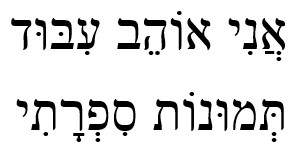
#> input picture iloveimageprocessing.jpg, 294 x 166 px
$ python -i remove.py   (imports and definitions only)
#> lines starting #> are read from the running program, lines starting #| are printed output that depends on the picture; after the words box and inside, x2 and y2 are one past the last pixel; in counts of white or black regions, pixels touching at a corner belong together
import cv2

# This const is used to distinguish letters from demarcation - we assume letters are
# much higher than their width, i.e if h>=this_const * w => it's a letter
HEIGHT_TO_WIDTH_RATIO_THRESHOLD = 1.8

# This const is used to identify Kamatz.
# It is elaborated in the function: is_kamatz
KAMATZ_LEG_INDENT_RATIO = 0.25

# This const is used to identify Kamatz.
# Most Kamatzs have a shape of a square, this const sets the threshold of the difference
# between the height and the width of the expected kamatzs
KAMATZ_HEIGHT_TO_WIDTH_DIFFERENCE = 2

# This const is used to identify Kamatz.
# This const sets the expected number of corners a surrounding polygon of Kamatz
# will have. When using a polygon which its perimeter is close to the Kamatz's up to 0.5%
# of the Kamatz's perimeter, the typical number of corners is at least 8 (according to
# our observations)
KAMATZ_NUMBER_OF_POLYGON_CORNERS = 8

# Whether to blur the image before identifying demarcation. Use in cases where font is not "smooth" enough to prevent
# getting "holes" inside letters in the output.
# Default is False since in most cases it provides much better results.
BLUR_IMAGE = False

# Assuming background is white
BACKGROUND_COLOR = 255


def remove_demarcation(img):
    contours, small_contours = get_contours_and_indexes_of_small_contours(img)

    erase_contours(img, small_contours, contours)

    # Now, we may still have some Kamatz-s left in the image
    # So, we want to get all the small components in the erased image and filter them out
    contours, small_contours = get_contours_and_indexes_of_small_contours(img)

    kamatzs = get_kamatzs(small_contours, contours)

    erase_contours(img, kamatzs, contours)

    return img


def get_contours_and_indexes_of_small_contours(img):
    binary_img = apply_otsu(img)

    contours = get_contours(binary_img)

    contours_by_height = sort_contours_by_height(contours)

    index_of_max_difference = get_index_of_max_difference(contours_by_height)

    # get "small" contours: all contours which are below the index of max difference
    small_contours = [index for index, size in contours_by_height[:index_of_max_difference]]

    # we filter-out all the contours that are much higher than their width
    small_contours = filter_small_contours_by_width(small_contours, contours)

    return contours, small_contours


def apply_otsu(img):
    if BLUR_IMAGE:
        img = cv2.GaussianBlur(img, (3, 3), 0)
    _, img = cv2.threshold(img, 0, 255, cv2.THRESH_BINARY_INV + cv2.THRESH_OTSU)
    return img


def get_contours(img):
    # find both inner and outer contours (connected components: letters and demarcation)
    # using chain approximation method
    contours, hierarchy = cv2.findContours(img, cv2.RETR_LIST, cv2.CHAIN_APPROX_SIMPLE)

    return contours


def sort_contours_by_height(contours):
    contours_sizes = []
    for index, cnt in enumerate(contours):
        _, _, _, height = cv2.boundingRect(cnt)
        contours_sizes.append([index, height])

    # sort them by the height
    contours_sizes.sort(key=lambda x: x[1])

    return contours_sizes


def get_index_of_max_difference(contours_sizes):
    # In this method we iterate over the contours (sorted by some size)
    # and for each two adjacent sizes in the list we calculate the difference.
    # Then, we determine the index in which the difference is the most significant.
    # Now we can assume: all the contours before this index are more likely to be the demarcation,
    # and all the contours after the index are more likely to be the letters
    index_of_max_difference = 0
    current_max_difference = 0
    for i in range(1, len(contours_sizes)):
        if contours_sizes[i - 1][1] != 0:
            size_difference = contours_sizes[i][1] / contours_sizes[i - 1][1]
            if size_difference > current_max_difference:
                current_max_difference = size_difference
                index_of_max_difference = i

    return index_of_max_difference


def filter_small_contours_by_width(indexes, contours):
    new_indexes = []
    for index in indexes:
        _, _, w, h = cv2.boundingRect(contours[index])
        # if its much higher than its width, ignore it
        if h >= HEIGHT_TO_WIDTH_RATIO_THRESHOLD * w:
            pass
        else:
            new_indexes.append(index)

    return new_indexes


def erase_contours(img, indexes, contours):
    for index in indexes:
        erase_contour(img, contours, index)


def erase_contour(img, contours, index):
    # erase the edges and a little bit outside the contour to avoid noise
    cv2.drawContours(img, contours, index, BACKGROUND_COLOR, 2)
    # erase the inner side of the contour
    cv2.drawContours(img, contours, index, BACKGROUND_COLOR, -2)


def get_kamatzs(indexes, contours):
    return [index for index in indexes if is_kamatz(contours[index])]


def is_kamatz(contour):
    # From all the small contours left, kamatz will have:
    #   1) a more complex polygon than other symbols (with at least 8 corners)
    #   2) the shape of the rectangle around it will be more square than others
    # To prevent misidentifying the letter Yod with Kamatz, we check if the most-right
    # point of the contour (A in example) is far enough from the most-right point in the bottom part
    # of the contour (B in example), i,e we check how much the leg of the symbol is "indented".
    # Example:
    #
    #   This is a typical shape of Yod:
    #
    #   * * * * A
    #   * * * * *
    #         * *
    #         * B
    #         * *
    #
    #   This is a typical shape of Kamatz:
    #
    #   * * * * * A
    #   * * * * * *
    #       * B
    #       * *
    #
    #   Usually, the x coordinate of A and B will be closer in Yod (the leg will be less indented)
    #   and further in Kamatz (more indented).
    #   The distance between them is relative to the width, and is set by the const KAMATZ_LEG_INDENT_RATIO
    #   which is set to 0.25 by default

    perimeter = cv2.arcLength(contour, True)
    approx = cv2.approxPolyDP(contour, 0.005 * perimeter, True)
    _, _, w, h = cv2.boundingRect(contour)

    most_right_x, _ = tuple(contour[contour[:, :, 0].argmax()][0])
    _, most_bottom_y = tuple(contour[contour[:, :, 1].argmax()][-1])
    # consider the bottom row a little bit higher than the actual bottom row
    # as we can see in the example - B is not in the most bottom row
    # this is used to generalize more fonts
    bottom_y = int(most_bottom_y - 0.25 * h)
    bottom_row_xs = [contour[i][0][0] for i in range(len(contour)) if
                     is_point_inside_contour((contour[i][0][0], bottom_y), contour)]
    most_right_x_in_bottom_row = max(bottom_row_xs)

    bottom_and_right_are_close = most_right_x - most_right_x_in_bottom_row < KAMATZ_LEG_INDENT_RATIO * w

    return len(approx) >= KAMATZ_NUMBER_OF_POLYGON_CORNERS \
           and abs(w - h) <= KAMATZ_HEIGHT_TO_WIDTH_DIFFERENCE \
           and not bottom_and_right_are_close


def is_point_inside_contour(point, contour):
    return cv2.pointPolygonTest(contour, point, False) >= 0

>>> import cv2
>>> picture = cv2.imread('iloveimageprocessing.jpg', cv2.IMREAD_GRAYSCALE)
#> picture is the input picture: shape (166, 294); min 0, max 255, mean 227.9
>>> result = remove_demarcation(picture)
#> in apply_otsu, `_, img = cv2.threshold(img, 0, 255, cv2.THRESH_BINARY_INV + cv2.THRESH..`:
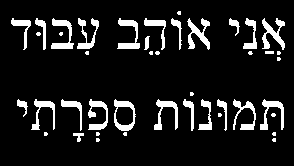
#> img: shape (166, 294); 10.5% white; 43 white regions (18 under 20 px)
#> in get_contours, `contours, hierarchy = cv2.findContours(img, cv2.RETR_LIST, cv2.CHAIN_A..`: contours = 44 contours, 19 with area under 20; largest, box (x1, y1, x2, y2) and area: (114, 99, 136, 131) 521, (115, 106, 134, 126) 301, (262, 18, 285, 50) 254, (187, 18, 210, 50) 252, (51, 18, 74, 49) 226
#> the loop in sort_contours_by_height, `for index, cnt in enumerate(contours):` made 44 passes
#> height on passes 1 to 12: 4, 4, 9, 4, 4, 4, 4, 4, 4, 20, 31, 31
#> (cnt, height) on pass 25: ([[265, 51], [265, 53], [273, 53], [273, 51]], 3)
#> after the loop in sort_contours_by_height, `for index, cnt in enumerate(contours):`: contours_sizes = 44 pairs, first value 0 to 43, second value 3 to 32
#> in get_contours_and_indexes_of_small_contours, `contours_by_height = sort_contours_by_height(contours)`: contours_by_height has the same summary as contours_sizes in sort_contours_by_height
#> the loop in get_index_of_max_difference, `for i in range(1, len(contours_sizes)):` made 43 passes
#> (size_difference, current_max_difference, index_of_max_difference) on passes 1, 19: (1.33, 1.33, 1), (2.25, 2.25, 19)
#> size_difference on passes 2 to 7: 1, 1, 1, 1, 1, 1
#> after the loop in get_index_of_max_difference, `for i in range(1, len(contours_sizes)):`: current_max_difference = 2.25; index_of_max_difference = 19
#> in get_contours_and_indexes_of_small_contours, `small_contours = [index for index, size in contours_by_height[:index_o..`: small_contours = [24, 0, 1, 3, 4, 5, 6, 7, 8, 21, 22, 23, 25, 26, 27, 28, 30, 31, 43]
#> the loop in filter_small_contours_by_width, `for index in indexes:` made 19 passes
#> (index, w, h) on passes 1, 2, 3, 10, 11, 12, 13, 14, 15, 16, 17, 18: (24, 9, 3), (0, 4, 4), (1, 4, 4), (21, 4, 4), (22, 4, 4), (23, 4, 4), (25, 5, 4), (26, 5, 4), (27, 4, 4), (28, 4, 4), (30, 4, 4), (31, 5, 4)
#> (w, h) on passes 4 to 9: (4, 4), (4, 4), (4, 4), (4, 4), (5, 4), (4, 4)
#> after the loop in filter_small_contours_by_width, `for index in indexes:`: new_indexes has the same summary as small_contours in get_contours_and_indexes_of_small_contours
#> the loop in erase_contours, `for index in indexes:` made 19 passes
#> index on passes 1, 2, 3, 10, 11, 12, 13, 14, 15, 16, 17, 18: 24, 0, 1, 21, 22, 23, 25, 26, 27, 28, 30, 31
#> after the loop in erase_contours, `for index in indexes:`:
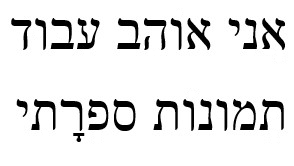
#> img: shape (166, 294); 1.03% of pixels changed, all inside (x1, y1, x2, y2) = (35, 10, 282, 143)
#> in apply_otsu (call 2), `_, img = cv2.threshold(img, 0, 255, cv2.THRESH_BINARY_INV + cv2.THRESH..`:
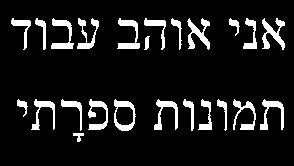
#> img: shape (166, 294); 9.9% white; 24 white regions
#> in get_contours (call 2), `contours, hierarchy = cv2.findContours(img, cv2.RETR_LIST, cv2.CHAIN_A..`: contours = 25 contours; largest, box (x1, y1, x2, y2) and area: (114, 99, 136, 131) 521, (115, 106, 134, 126) 301, (262, 18, 285, 50) 254, (187, 18, 210, 50) 252, (51, 18, 74, 49) 226
#> the loop in sort_contours_by_height (call 2), `for index, cnt in enumerate(contours):` made 25 passes
#> height on passes 1 to 12: 9, 20, 31, 31, 32, 31, 32, 31, 32, 31, 32, 31
#> the loop in get_index_of_max_difference (call 2), `for i in range(1, len(contours_sizes)):` made 24 passes
#> (size_difference, current_max_difference, index_of_max_difference) on pass 1: (1.56, 1.56, 1)
#> size_difference on passes 2 to 7: 1.29, 1, 1.11, 1.55, 1, 1
#> the loop in filter_small_contours_by_width (call 2), `for index in indexes:` made 1 pass
#> (w, h) on pass 1: (11, 9)
#> in remove_demarcation, `contours, small_contours = get_contours_and_indexes_of_small_contours(..`: small_contours = [0]
#> the loop in erase_contours (call 2), `for index in indexes:` made 1 pass
#> after the loop in erase_contours (call 2), `for index in indexes:`: img: shape (166, 294); 0.16% of pixels changed, all inside (x1, y1, x2, y2) = (72, 132, 85, 143)

$ run again, on article.jpg
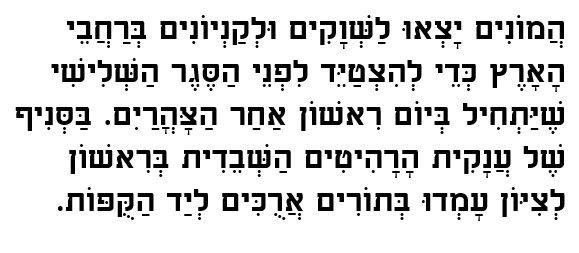
#> input picture article.jpg, 579 x 253 px
#> picture is the input picture: shape (253, 579); min 0, max 255, mean 217.5
#> in apply_otsu, `_, img = cv2.threshold(img, 0, 255, cv2.THRESH_BINARY_INV + cv2.THRESH..`:
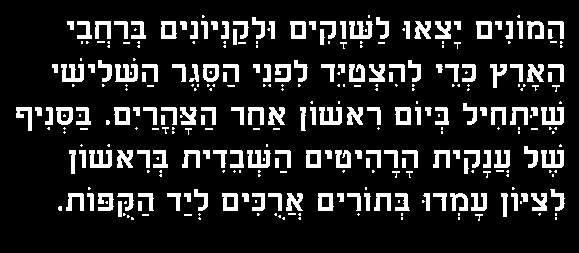
#> img: shape (253, 579); 14.2% white; 321 white regions (159 under 20 px)
#> in get_contours, `contours, hierarchy = cv2.findContours(img, cv2.RETR_LIST, cv2.CHAIN_A..`: contours = 331 contours, 166 with area under 20; largest, box (x1, y1, x2, y2) and area: (395, 107, 411, 125) 242, (114, 107, 130, 125) 242, (56, 107, 73, 125) 241, (476, 21, 492, 39) 241, (290, 21, 306, 39) 241
#> the loop in sort_contours_by_height, `for index, cnt in enumerate(contours):` made 331 passes
#> height on passes 4 to 6: 3, 3, 3
#> after the loop in sort_contours_by_height, `for index, cnt in enumerate(contours):`: contours_sizes = 331 pairs, first value 0 to 330, second value 2 to 24
#> contours_by_height has the same summary as contours_sizes in sort_contours_by_height
#> the loop in get_index_of_max_difference, `for i in range(1, len(contours_sizes)):` made 330 passes
#> (size_difference, current_max_difference, index_of_max_difference) on passes 1, 19: (1, 1, 1), (1.5, 1.5, 19)
#> after the loop in get_index_of_max_difference, `for i in range(1, len(contours_sizes)):`: current_max_difference = 1.67; index_of_max_difference = 154
#> in get_contours_and_indexes_of_small_contours, `small_contours = [index for index, size in contours_by_height[:index_o..`: small_contours = 154 values, max 330 at index 153, min 0 at index 19, mean 154.2
#> the loop in filter_small_contours_by_width, `for index in indexes:` made 154 passes
#> (index, w, h) on passes 1 to 3: (10, 8, 2), (11, 7, 2), (18, 8, 2)
#> after the loop in filter_small_contours_by_width, `for index in indexes:`: new_indexes has the same summary as small_contours in get_contours_and_indexes_of_small_contours
#> the loop in erase_contours, `for index in indexes:` made 154 passes
#> index on passes 1 to 3: 10, 11, 18
#> in get_contours (call 2), `contours, hierarchy = cv2.findContours(img, cv2.RETR_LIST, cv2.CHAIN_A..`: contours = 177 contours, 12 with area under 20; largest, box (x1, y1, x2, y2) and area: (395, 107, 411, 125) 242, (114, 107, 130, 125) 242, (56, 107, 73, 125) 241, (476, 21, 492, 39) 241, (290, 21, 306, 39) 241
#> the loop in sort_contours_by_height (call 2), `for index, cnt in enumerate(contours):` made 177 passes
#> height on passes 1, 2, 5: 7, 5, 12
#> the loop in get_index_of_max_difference (call 2), `for i in range(1, len(contours_sizes)):` made 176 passes
#> (size_difference, current_max_difference) on passes 1, 2, 12, 57: (1, 1), (1.2, 1.2), (1.29, 1.29), (1.33, 1.33)
#> the loop in filter_small_contours_by_width (call 2), `for index in indexes:` made 57 passes
#> (index, w, h) on passes 2 to 9: (70, 4, 5), (106, 7, 6), (0, 8, 7), (34, 8, 7), (35, 7, 7), (36, 8, 7), (68, 7, 7), (69, 7, 7)
#> in remove_demarcation, `contours, small_contours = get_contours_and_indexes_of_small_contours(..`: small_contours = 46 values, max 174 at index 35, min 0 at index 3, mean 85.78
#> kamatzs = [106, 0, 34, 35, 36, 68, 69, 105, 139, 140]
#> the loop in erase_contours (call 2), `for index in indexes:` made 10 passes
#> index on passes 1 to 8: 106, 0, 34, 35, 36, 68, 69, 105
#> after the loop in erase_contours (call 2), `for index in indexes:`:
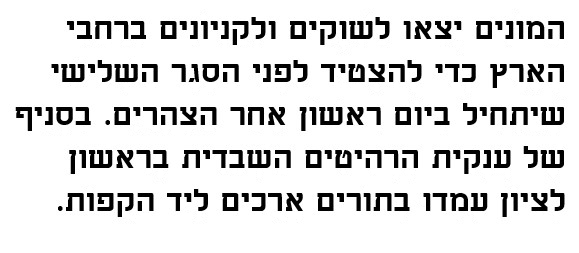
#> img: shape (253, 579); min 0, max 255, mean 220

$ run again, on gil.jpg
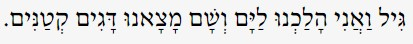
#> input picture gil.jpg, 413 x 44 px
#> in apply_otsu, `_, img = cv2.threshold(img, 0, 255, cv2.THRESH_BINARY_INV + cv2.THRESH..`:
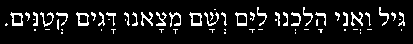
#> img: shape (44, 413); 9.8% white in thin lines or dots, all inside (x1, y1, x2, y2) = (5, 7, 405, 34)
#> in get_contours, `contours, hierarchy = cv2.findContours(img, cv2.RETR_LIST, cv2.CHAIN_A..`: contours = 69 contours, 43 with area under 20; largest, box (x1, y1, x2, y2) and area: (189, 12, 202, 26) 118, (10, 12, 23, 26) 118, (76, 12, 89, 26) 118, (235, 12, 247, 26) 112, (237, 14, 247, 24) 74
#> the loop in sort_contours_by_height, `for index, cnt in enumerate(contours):` made 69 passes
#> height on passes 10, 14, 16, 17, 18, 19, 24, 32: 4, 4, 4, 5, 4, 5, 3, 10
#> after the loop in sort_contours_by_height, `for index, cnt in enumerate(contours):`: contours_sizes = 69 pairs, first value 0 to 68, second value 1 to 19
#> contours_by_height has the same summary as contours_sizes in sort_contours_by_height
#> the loop in get_index_of_max_difference, `for i in range(1, len(contours_sizes)):` made 68 passes
#> (size_difference, current_max_difference, index_of_max_difference) on passes 1, 9: (1, 1, 1), (2, 2, 9)
#> after the loop in get_index_of_max_difference, `for i in range(1, len(contours_sizes)):`: current_max_difference = 2; index_of_max_difference = 9
#> in get_contours_and_indexes_of_small_contours, `small_contours = [index for index, size in contours_by_height[:index_o..`: small_contours = [5, 7, 10, 12, 21, 24, 28, 30, 65]
#> the loop in filter_small_contours_by_width, `for index in indexes:` made 9 passes
#> (index, w) on passes 1 to 8: (5, 5), (7, 5), (10, 5), (12, 5), (21, 5), (24, 2), (28, 2), (30, 2)
#> the loop in erase_contours, `for index in indexes:` made 9 passes
#> index on passes 1 to 8: 5, 7, 10, 12, 21, 24, 28, 30
#> in apply_otsu (call 2), `_, img = cv2.threshold(img, 0, 255, cv2.THRESH_BINARY_INV + cv2.THRESH..`:
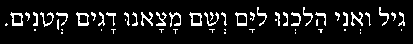
#> img: shape (44, 413); 9.6% white in thin lines or dots, all inside (x1, y1, x2, y2) = (5, 7, 405, 34)
#> in get_contours (call 2), `contours, hierarchy = cv2.findContours(img, cv2.RETR_LIST, cv2.CHAIN_A..`: contours = 60 contours, 34 with area under 20; largest, box (x1, y1, x2, y2) and area: (189, 12, 202, 26) 118, (10, 12, 23, 26) 118, (76, 12, 89, 26) 118, (235, 12, 247, 26) 112, (237, 14, 247, 24) 74
#> the loop in sort_contours_by_height (call 2), `for index, cnt in enumerate(contours):` made 60 passes
#> the loop in get_index_of_max_difference (call 2), `for i in range(1, len(contours_sizes)):` made 59 passes
#> (size_difference, current_max_difference, index_of_max_difference) on passes 1, 14: (1, 1, 1), (1.5, 1.5, 14)
#> the loop in filter_small_contours_by_width (call 2), `for index in indexes:` made 14 passes
#> w on passes 1 to 8: 1, 1, 2, 2, 1, 1, 2, 1
#> in remove_demarcation, `contours, small_contours = get_contours_and_indexes_of_small_contours(..`: small_contours = [2, 3, 6, 10, 16, 17, 20]
#> kamatzs = []

$ run again, on large.jpg
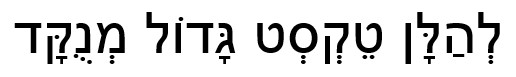
#> input picture large.jpg, 516 x 77 px
#> picture is the input picture: shape (77, 516); min 0, max 255, mean 219.7
#> in apply_otsu, `_, img = cv2.threshold(img, 0, 255, cv2.THRESH_BINARY_INV + cv2.THRESH..`:
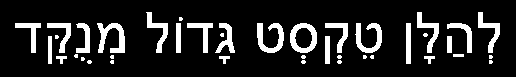
#> img: shape (77, 516); 13.4% white; 40 white regions (17 under 20 px)
#> in get_contours, `contours, hierarchy = cv2.findContours(img, cv2.RETR_LIST, cv2.CHAIN_A..`: contours = 41 contours, 17 with area under 20; largest, box (x1, y1, x2, y2) and area: (290, 23, 317, 53) 626, (97, 23, 125, 53) 348, (257, 23, 284, 53) 321, (355, 23, 382, 53) 304, (294, 27, 313, 49) 292
#> the loop in sort_contours_by_height, `for index, cnt in enumerate(contours):` made 41 passes
#> height on passes 1 to 8: 4, 4, 4, 4, 4, 4, 8, 8
#> after the loop in sort_contours_by_height, `for index, cnt in enumerate(contours):`: contours_sizes = 41 pairs, first value 0 to 40, second value 3 to 41
#> contours_by_height has the same summary as contours_sizes in sort_contours_by_height
#> the loop in get_index_of_max_difference, `for i in range(1, len(contours_sizes)):` made 40 passes
#> (size_difference, current_max_difference) on passes 1, 18, 21: (1.33, 1.33), (2, 2), (2.12, 2.12)
#> after the loop in get_index_of_max_difference, `for i in range(1, len(contours_sizes)):`: current_max_difference = 2.12; index_of_max_difference = 21
#> in get_contours_and_indexes_of_small_contours, `small_contours = [index for index, size in contours_by_height[:index_o..`: small_contours = [15, 0, 1, 2, 3, 4, 5, 9, 10, 11, 12, 13, 14, 16, 20, 21, 22, 37, 6, 7, 8]
#> the loop in filter_small_contours_by_width, `for index in indexes:` made 21 passes
#> (index, w, h) on passes 1 to 8: (15, 11, 3), (0, 4, 4), (1, 5, 4), (2, 5, 4), (3, 4, 4), (4, 5, 4), (5, 4, 4), (9, 4, 4)
#> after the loop in filter_small_contours_by_width, `for index in indexes:`: new_indexes has the same summary as small_contours in get_contours_and_indexes_of_small_contours
#> the loop in erase_contours, `for index in indexes:` made 21 passes
#> index on passes 1 to 8: 15, 0, 1, 2, 3, 4, 5, 9
#> in apply_otsu (call 2), `_, img = cv2.threshold(img, 0, 255, cv2.THRESH_BINARY_INV + cv2.THRESH..`:
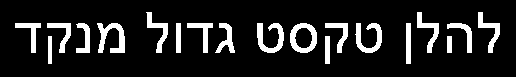
#> img: shape (77, 516); 12.4% white; 19 white regions
#> in get_contours (call 2), `contours, hierarchy = cv2.findContours(img, cv2.RETR_LIST, cv2.CHAIN_A..`: contours = 20 contours; largest, box (x1, y1, x2, y2) and area: (290, 23, 317, 53) 626, (97, 23, 125, 53) 348, (257, 23, 284, 53) 321, (355, 23, 382, 53) 304, (294, 27, 313, 49) 292
#> the loop in sort_contours_by_height (call 2), `for index, cnt in enumerate(contours):` made 20 passes
#> height on passes 4, 5, 7, 8, 9, 10, 11, 12: 22, 30, 30, 30, 30, 30, 30, 30
#> the loop in get_index_of_max_difference (call 2), `for i in range(1, len(contours_sizes)):` made 19 passes
#> (size_difference, current_max_difference, index_of_max_difference) on passes 1, 16: (1.29, 1.29, 1), (1.37, 1.37, 16)
#> the loop in filter_small_contours_by_width (call 2), `for index in indexes:` made 16 passes
#> (w, h) on passes 1, 5, 6, 7, 8, 9, 10, 11: (5, 17), (25, 30), (27, 30), (23, 30), (27, 30), (27, 30), (20, 30), (26, 30)
#> in remove_demarcation, `contours, small_contours = get_contours_and_indexes_of_small_contours(..`: small_contours = [3, 4, 6, 7, 8, 9, 10, 11, 13, 15, 16]
#> kamatzs = []
